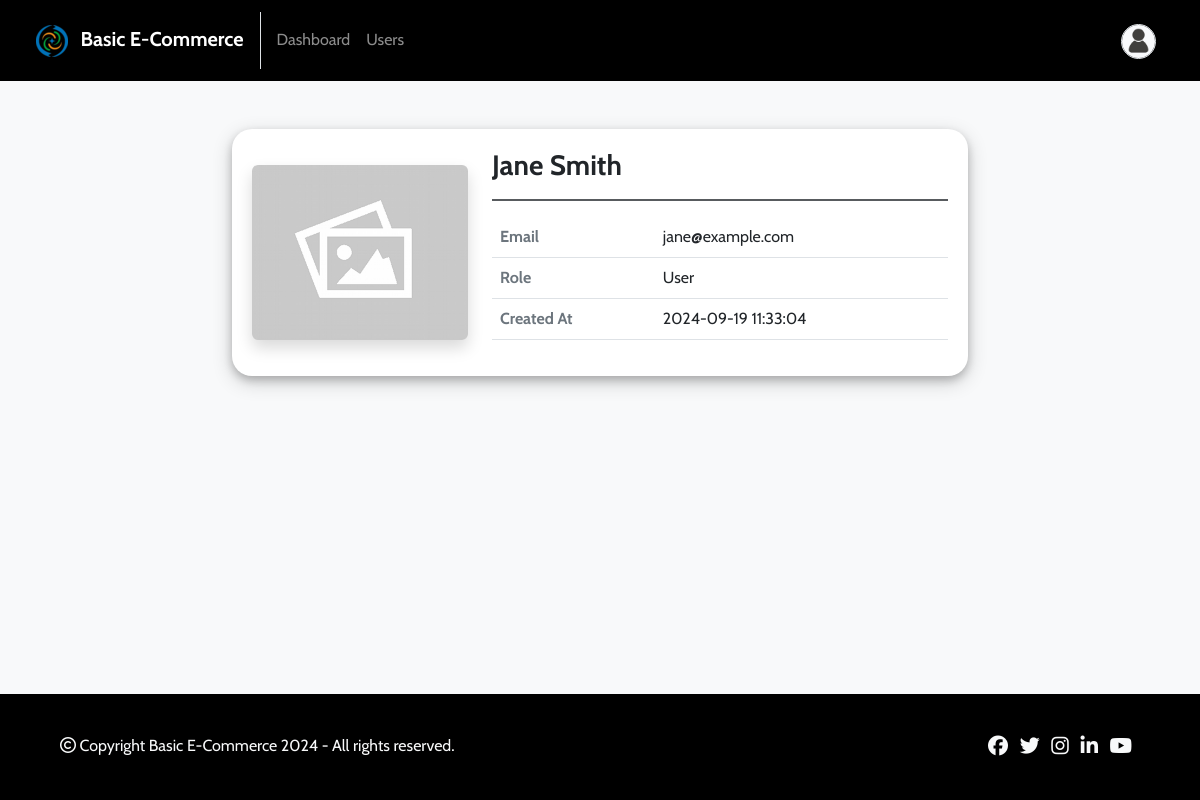
Screenshot of /admin/user-view.php?id=3 (signed in) with the database file from the repository.
### tables this page shows
CREATE TABLE `users` (
  `id` INT AUTO_INCREMENT PRIMARY KEY,
  `username` varchar(255) NOT NULL,
  `email` varchar(255) UNIQUE NOT NULL,
  `role` char(1) NOT NULL DEFAULT 'u',
  `password` varchar(255) NOT NULL,
  `created_at` datetime NOT NULL DEFAULT current_timestamp()
);

### admin/user-view.php (the view, shortened to what this page needs)
<?php
include("../includes/db-connection.php");
if (isset($_GET['id']) && filter_var($_GET['id'], FILTER_VALIDATE_INT))
{
    $userId = (int) $_GET['id'];
    $sql = "SELECT * FROM users WHERE id = ? AND role = 'u'";
    $stmt = $conn->prepare($sql);
    $stmt->bind_param("i", $userId);
    $stmt->execute();
    $result = $stmt->get_result();
    $user = $result->fetch_assoc();
}
else
{
    $_SESSION["error"] = "Invalid user ID!";
    header("location: users.php"); exit();
}
?>
<!DOCTYPE html>
<html lang="en">
<head>
    <?php include("../includes/head-contents.php"); ?>
</head>
<body>
    <?php include("navbar.php"); ?>
    <div class="container my-5">
        <div class="row justify-content-center">
            <div class="col-md-8">
                <div class="box">
                    <div class="row">
                        <div class="col-md-4 text-center">
                            <img src="../images/placeholder.png" class="img img-fluid rounded shadow my-3">
                        </div>
                        <div class="col-md-8">
                            <h3 class="fw-bold"><?php echo $user['username'] ?></h3>
                            <hr>
                            <table class="table">
                                <tr>
                                    <td class="fw-bold text-secondary">Email</td>
                                    <td><?php echo $user['email'] ?></td>
                                </tr>
                                <tr>
                                    <td class="fw-bold text-secondary">Role</td>
                                    <td><?php echo ($user['role'] == 'u') ? 'User' : 'Not Defined'; ?></td>
                                </tr>
                                <tr>
                                    <td class="fw-bold text-secondary">Created At</td>
                                    <td><?php echo $user['created_at'] ?></td>
                                </tr>
                            </table>
                        </div>
                    </div>
                </div>
            </div>
        </div>
    </div>
    <?php include("../includes/footer.php"); ?>
</body>
</html>

### css/styles.css (style rules this page uses)
:root { --mainColor: #212529; --bodyBackgroundColor: #f8f9fa; --buttonHoverColor: #0a0a0a; --formControlFocusBorderColor: rgba(33, 37, 41, 0.3); --formControlFocusShadowColor: rgba(33, 37, 41, 0.6); --navbarBackgroundColor: #000000; --footerBackgroundColor: #000000; }
* { font-family: 'Cabin', Helvetica, sans-serif; }
body { min-height: 100vh; position: relative; margin: 0; padding-bottom: 100px; box-sizing: border-box; background-color: var(--bodyBackgroundColor); }
.box { box-shadow: 0 4px 8px 0 rgba(0, 0, 0, 0.2), 0 6px 20px 0 rgba(0, 0, 0, 0.19); padding: 20px; border-radius: 20px; background-color: #ffffff; }
hr { border: 1.5px solid var(--mainColor); opacity: 75%; }

### rows the page displays
users: username "Jane Smith", email "jane@example.com", created_at "2024-09-19 11:33:04"

### other values shown
WEBSITE_NAME "Basic E-Commerce"
